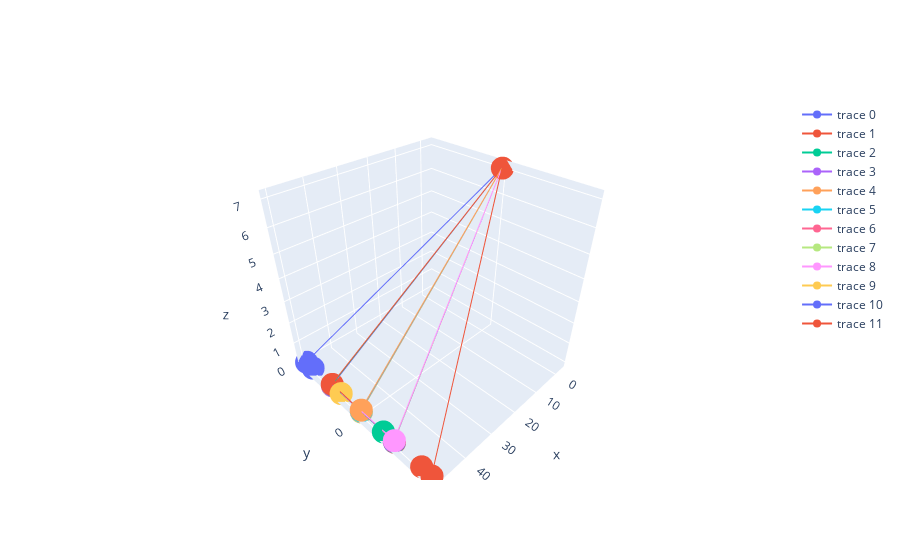

The notebook cell saved with this chart:
### Code cell
# loc_mat
fig = go.Figure()

cnt=0
step=1
for index, row in newpool.iterrows():
    # print(index)
    # print(row['Location'])
    cnt+=1
    if cnt%step==0:
        loc_mat = np.zeros((row['Reflection count']+1, 3))
        for idx in range(0, row['Reflection count']+1):
            loc_mat[idx, :]=np.fromstring(row['Location'].split(';')[idx], sep=' ')
        
        fig.add_trace(go.Scatter3d(
            x=loc_mat[:,0],
            y=loc_mat[:,1],
            z=loc_mat[:,2],
        ))

fig.show()

### Figure 1 — Plotly figure (JSON) as saved in the notebook; plotly's stock layout.template omitted (floating-point values rounded to 4 significant figures)
{"data": [{"type": "scatter3d", "x": [-2.929, 49.97, 49.97], "y": [0, -0.03769, -0.03279], "z": [7.071, -0.01804, -0.02176]}, {"type": "scatter3d", "x": [-2.929, 49.94, 49.96, 49.95], "y": [0, -0.01886, 0.01888, 0.0189], "z": [7.071, 0.04773, 0.01915, -0.03382]}, {"type": "scatter3d", "x": [-2.929, 49.97, 49.98, 49.98], "y": [0, -0.01886, 0.01287, 0.01888], "z": [7.071, 0.01316, -0.0109, -0.006351]}, {"type": "scatter3d", "x": [-2.929, 49.97, 49.98, 49.96], "y": [0, -0.01885, -0.01885, 0.01887], "z": [7.071, -0.01892, -0.0003242, 0.02829]}, {"type": "scatter3d", "x": [-2.929, 49.94], "y": [0, 1.115e-15], "z": [7.071, 0.07889]}, {"type": "scatter3d", "x": [-2.929, 49.97], "y": [0, 1.115e-15], "z": [7.071, 0.04434]}, {"type": "scatter3d", "x": [-2.929, 49.99], "y": [0, 1.115e-15], "z": [7.071, 0.009761]}, {"type": "scatter3d", "x": [-2.929, 49.97, 49.98], "y": [0, 1.113e-15, 1.114e-15], "z": [7.071, -0.01892, 0.02486]}, {"type": "scatter3d", "x": [-2.929, 49.94, 49.96, 49.95], "y": [0, 0.01886, -0.01888, -0.0189], "z": [7.071, 0.04773, 0.01915, -0.03382]}, {"type": "scatter3d", "x": [-2.929, 49.97, 49.98, 49.98], "y": [0, 0.01886, -0.01287, -0.01888], "z": [7.071, 0.01316, -0.0109, -0.006351]}, {"type": "scatter3d", "x": [-2.929, 49.97, 49.98, 49.96], "y": [0, 0.01885, 0.01885, -0.01887], "z": [7.071, -0.01892, -0.0003242, 0.02829]}, {"type": "scatter3d", "x": [-2.929, 49.97, 49.97], "y": [0, 0.03769, 0.03279], "z": [7.071, -0.01804, -0.02176]}], "layout": {}}
